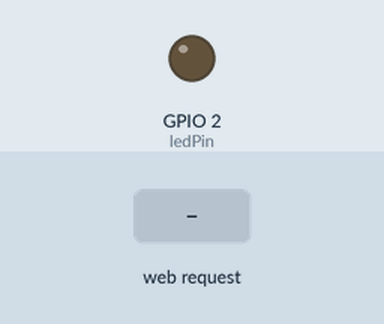
Recording of a sketch running on a simulated ESP32. Shown: output pins drawn as LEDs (lit = HIGH). The test bench sets the inputs (shaded band). What the sketch prints to the serial monitor is not drawn.

Above: at 1.2 s.
1.3 s: HTTP request GET /led/on received
At 2.1 s:
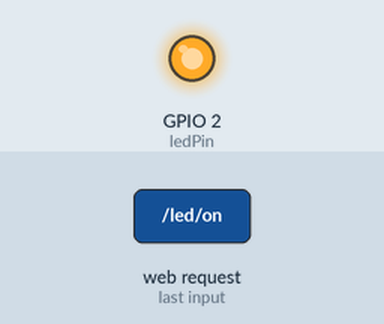
2.8 s: HTTP request GET /led/off received
At 3.2 s:
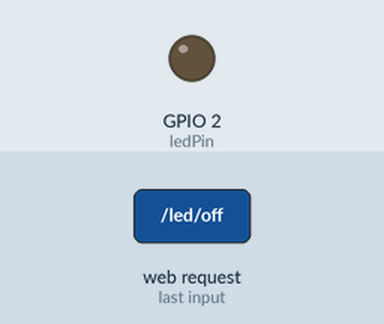
Timing chart, 0 to 5.8 s (numbered marks = the images above; inputs shaded):
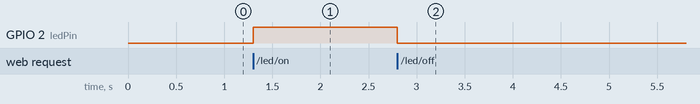

Measured:
- after the input at 1.3 s, GPIO 2 (ledPin): LOW → HIGH at once
- after the input at 2.8 s, GPIO 2 (ledPin): HIGH → LOW at once

The sketch:

esp32_ap_webserver.ino
```cpp
#include <WiFi.h>
#include <WebServer.h>

const char* ssid = "ESP32_Rede";
const char* password = "12345678";

WebServer server(80);

const int ledPin = 2;   // built-in LED on many ESP32 boards
bool ledState = false;

void handleRoot() {
  String html = "<!DOCTYPE html><html><head>";
  html += "<meta name='viewport' content='width=device-width, initial-scale=1'>";
  html += "<style>";
  html += "html { font-family: Helvetica; text-align: center; margin-top: 50px; }";
  html += ".button { background-color: #4CAF50; border: none; color: white; padding: 16px 40px; font-size: 24px; margin: 10px; cursor: pointer; }";
  html += ".off { background-color: #555555; }";
  html += "</style></head><body>";
  html += "<h1>ESP32 Web Server</h1>";
  html += "<p>LED State: " + String(ledState ? "ON" : "OFF") + "</p>";

  if (ledState) {
    html += "<p><a href='/led/off'><button class='button off'>OFF</button></a></p>";
  } else {
    html += "<p><a href='/led/on'><button class='button'>ON</button></a></p>";
  }

  html += "</body></html>";
  server.send(200, "text/html", html);
}

void handleLedOn() {
  ledState = true;
  digitalWrite(ledPin, HIGH);
  handleRoot();
}

void handleLedOff() {
  ledState = false;
  digitalWrite(ledPin, LOW);
  handleRoot();
}

void setup() {
  Serial.begin(115200);

  pinMode(ledPin, OUTPUT);
  digitalWrite(ledPin, LOW);

  WiFi.mode(WIFI_AP);
  WiFi.softAP(ssid, password);

  Serial.println("Access Point created!");
  Serial.print("ESP32 IP: ");
  Serial.println(WiFi.softAPIP());

  server.on("/", handleRoot);
  server.on("/led/on", handleLedOn);
  server.on("/led/off", handleLedOff);
  server.begin();

  Serial.println("Web server started");
}

void loop() {
  server.handleClient();
}
```
